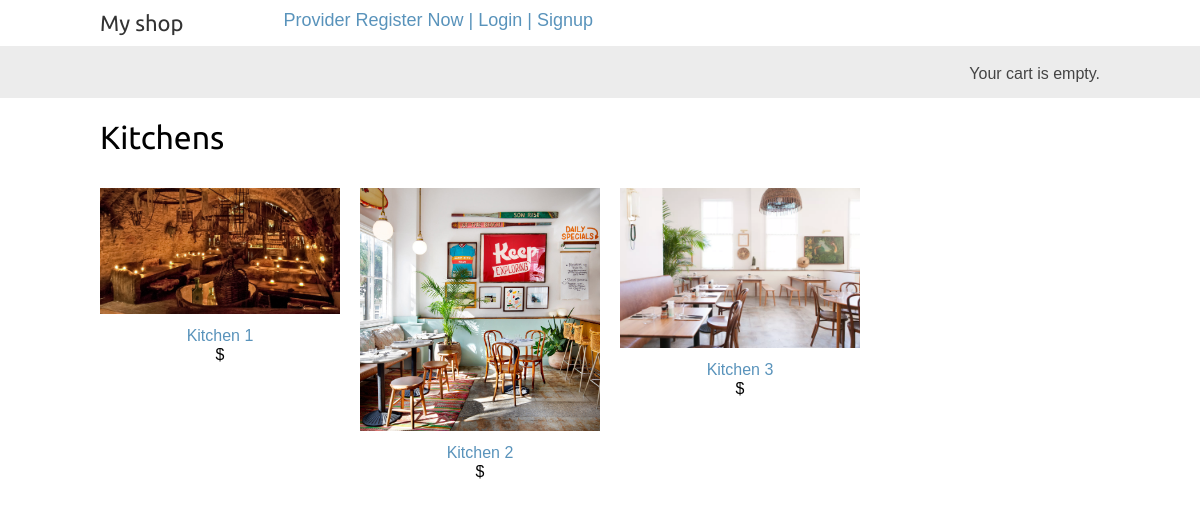
Screenshot of /home/user/ with the database file from the repository.
### serviceProviderApp/models.py (models this page shows, shortened)
class Kitchen2Register(models.Model):
    name = models.CharField(max_length=200, db_index=True)
    email=models.CharField(max_length=50)
    image = models.ImageField(upload_to='kitchens/', blank=True)
    description = models.TextField(blank=True)
    menu = models.ManyToManyField(menuItem)
    TIMES_TO_WORK = [
        ('Tm1','8:00'),
        ('Tm2','8:30'),
        ('Tm3','9:00'),
        ('Tm4','9:30'),
        ('Tm5','10:00'),
        ('Tm6', '10:30'),
        ('Tm7', '11:00'),
        ('Tm8', '11:30'),
        ('Tm9', '12:00'),
        ('Tm10', '12:30'),
        ('Tm11', '13:00'),
        ('Tm12', '13:30'),
        ('Tm13', '14:00'),
        ('Tm14', '14:30'),
        ('Tm15', '15:00'),
        ('Tm16', '15:30'),
        ('Tm17', '16:00'),
        ('Tm18', '16:30'),
        ('Tm19', '17:00'),
    ]
    monday = models.BooleanField(default=False)
    mondayStartTime = models.CharField(max_length=4,choices=TIMES_TO_WORK,default='Tm1',)
    mondayEndTime = models.CharField(max_length=4, choices=TIMES_TO_WORK, default='Tm19', )
    tuesday=models.BooleanField(default=False)
    tuesdayStartTime = models.CharField(max_length=4, choices=TIMES_TO_WORK, default='Tm1', )
    tuesdayEndTime = models.CharField(max_length=4, choices=TIMES_TO_WORK, default='Tm19', )
    wednesday = models.BooleanField(default=False)
    wednesdayStartTime = models.CharField(max_length=4, choices=TIMES_TO_WORK, default='Tm1', )
    wednesdayEndTime = models.CharField(max_length=4, choices=TIMES_TO_WORK, default='Tm19', )
    thursday = models.BooleanField(default=False)
    thursdayStartTime = models.CharField(max_length=4, choices=TIMES_TO_WORK, default='Tm1', )
    thursdayEndTime = models.CharField(max_length=4, choices=TIMES_TO_WORK, default='Tm19', )
    friday = models.BooleanField(default=False)
    fridayStartTime = models.CharField(max_length=4, choices=TIMES_TO_WORK, default='Tm1', )
    fridayEndTime = models.CharField(max_length=4, choices=TIMES_TO_WORK, default='Tm19', )
    saturday = models.BooleanField(default=False)
    saturdayStartTime = models.CharField(max_length=4, choices=TIMES_TO_WORK, default='Tm1', )
    saturdayEndTime = models.CharField(max_length=4, choices=TIMES_TO_WORK, default='Tm19', )
    sunday = models.BooleanField(default=False)
    sundayStartTime = models.CharField(max_length=4, choices=TIMES_TO_WORK, default='Tm1', )
    sundayEndTime = models.CharField(max_length=4, choices=TIMES_TO_WORK, default='Tm19', )
    def get_absolute_url(self):
        return reverse('userModule:kitchen_detail', args=[self.id])

### userModule/views.py (the view)
def kitchen_list(request):
    k = Kitchen2Register.objects.all() #filter(available=True)
    return render(request, 'userModule/kitchen_list.html',{'kitchens':k})

### userModule/templates/userModule/kitchen_list.html (shortened to what this page needs)
{% extends "myApp/base.html" %}
{% load static %}
{% block content %}
    <div id="main" class="product-list">
        <h1>Kitchens</h1>
        {% for k in kitchens %}
            <div class="item">
                <a href="{{ k.get_absolute_url }}">
                    <img src="{% if k.image %}{{ k.image.url }}{% else %}{% static "img/no_image.png" %}{% endif %}">
                </a>
                <a href="{{ k.get_absolute_url }}">{{ k.name }}</a><br>
                ${{ k.price }}
            </div>
        {% endfor %}
    </div>
{% endblock %}

### userModule/static/css/base.css (style rules this page uses)
body { margin:0; padding:0; font-family:helvetica, sans-serif; }
h1, h2, h3, h4, h5 , h6 { font-family: 'Ubuntu', sans-serif; font-weight:normal; }
a { text-decoration:none; color:#5993bb; }
#main { float:left; width: 96%; margin-right:-220px; overflow:hidden; }
.product-list .item { width:25%; padding:10px 20px 10px 0; float:left; text-align:center; line-height:1.2; }
.product-list .item img { width:100%; margin-bottom:8px; }

### rows the page displays
Kitchen2Register: image (picture), name "Kitchen 1"
Kitchen2Register: image (picture), name "Kitchen 2"
Kitchen2Register: image (picture), name "Kitchen 3"
